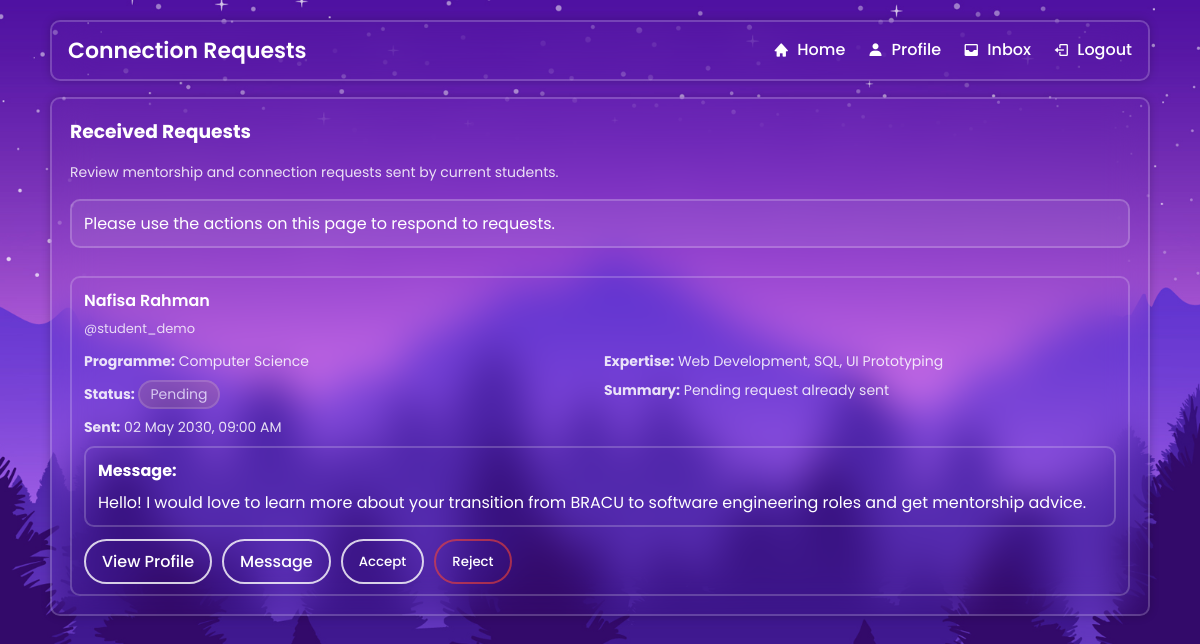
Screenshot of /connection_requests.php?error=invalid_request (signed in) with the database file from the repository.
### tables this page shows
CREATE TABLE IF NOT EXISTS connection_requests (
    request_id INT UNSIGNED NOT NULL AUTO_INCREMENT,
    student_id INT UNSIGNED NOT NULL,
    alumni_id INT UNSIGNED NOT NULL,
    message TEXT NULL,
    status ENUM('pending', 'accepted', 'rejected', 'cancelled') NOT NULL DEFAULT 'pending',
    created_at TIMESTAMP NOT NULL DEFAULT CURRENT_TIMESTAMP,
    updated_at TIMESTAMP NOT NULL DEFAULT CURRENT_TIMESTAMP ON UPDATE CURRENT_TIMESTAMP,
    PRIMARY KEY (request_id),
    KEY idx_connection_requests_student_status (student_id, status),
    KEY idx_connection_requests_alumni_status (alumni_id, status),
    KEY idx_connection_requests_lookup (student_id, alumni_id, status),
    KEY idx_connection_requests_created_at (created_at),
    CONSTRAINT fk_connection_requests_student
        FOREIGN KEY (student_id) REFERENCES users (user_id)
        ON DELETE CASCADE
        ON UPDATE CASCADE,
    CONSTRAINT fk_connection_requests_alumni
        FOREIGN KEY (alumni_id) REFERENCES users (user_id)
        ON DELETE CASCADE
        ON UPDATE CASCADE
);

CREATE TABLE IF NOT EXISTS users (
    user_id INT UNSIGNED NOT NULL AUTO_INCREMENT,
    first_name VARCHAR(100) NOT NULL,
    last_name VARCHAR(100) NOT NULL,
    username VARCHAR(100) NOT NULL,
    password VARCHAR(255) NOT NULL,
    role ENUM('student', 'alumni', 'admin') NOT NULL,
    PRIMARY KEY (user_id),
    UNIQUE KEY uq_users_username (username),
    KEY idx_users_role (role)
);

CREATE TABLE IF NOT EXISTS students (
    user_id INT UNSIGNED NOT NULL,
    programme VARCHAR(255) NOT NULL,
    expertise VARCHAR(255) NOT NULL,
    cv VARCHAR(255) NOT NULL,
    cgpa DECIMAL(4,2) NOT NULL DEFAULT 0.00,
    email VARCHAR(255) NOT NULL,
    github VARCHAR(255) NOT NULL,
    linkedin VARCHAR(255) NOT NULL,
    sex ENUM('male', 'female', 'other') NOT NULL DEFAULT 'other',
    city VARCHAR(100) NOT NULL,
    country VARCHAR(100) NOT NULL,
    zip_code VARCHAR(20) NOT NULL,
    PRIMARY KEY (user_id),
    KEY idx_students_programme (programme),
    CONSTRAINT fk_students_user
        FOREIGN KEY (user_id) REFERENCES users (user_id)
        ON DELETE CASCADE
        ON UPDATE CASCADE
);

### auth.php (called while the page is built, shortened)
<?php
function e($value)
{
    return htmlspecialchars((string) ($value ?? ''), ENT_QUOTES, 'UTF-8');
}
function display_value($value, $fallback = 'Not provided')
{
    $value = trim((string) ($value ?? ''));
    return $value;
}
function connection_request_status_label($status)
{
    $status = trim((string) $status);
    return ucfirst($status);
}
function connection_request_status_note($status)
{
    switch (trim((string) $status)) {
        case 'pending':
            return 'Pending request already sent';
    }
}
function current_user_id()
{
    return $_SESSION['user_id'] ?? null;
}
?>

### connection_requests.php (the view, shortened to what this page needs)
<?php
require_once('auth.php');
require_once('DBconnect.php');
$status_messages = [
    'accepted' => 'Connection request accepted.',
    'rejected' => 'Connection request rejected.',
];
$error_messages = [
    'invalid_request' => 'Please use the actions on this page to respond to requests.',
    'invalid_action' => 'Please choose a valid response action.',
    'invalid_request_id' => 'Please choose a valid request.',
    'request_not_found' => 'That request is no longer available.',
    'update_failed' => 'The request could not be updated. Please try again.',
];
$page_message = '';
if (isset($_GET['status'])) {
    $page_message = $status_messages[$_GET['status']] ?? '';
} elseif (isset($_GET['error'])) {
    $page_message = $error_messages[$_GET['error']] ?? 'An unexpected request management error occurred.';
}
$alumni_id = (int) current_user_id();
$requests = [];
$query_error = '';
$sql = "SELECT cr.request_id, cr.message, cr.status, cr.created_at, cr.updated_at,
               u.user_id AS student_user_id, u.first_name, u.last_name, u.username,
               s.programme, s.expertise
        FROM connection_requests cr
        JOIN users u ON cr.student_id = u.user_id
        LEFT JOIN students s ON s.user_id = u.user_id
        WHERE cr.alumni_id = ?
        ORDER BY FIELD(cr.status, 'pending', 'accepted', 'rejected', 'cancelled'), cr.updated_at DESC, cr.created_at DESC";
$stmt = $conn->prepare($sql);
if (!$stmt) {
    $query_error = 'We could not load your connection requests right now.';
} else {
    $stmt->bind_param("i", $alumni_id);
    $stmt->execute();
    $result = $stmt->get_result();
    if ($result) {
        while ($row = mysqli_fetch_assoc($result)) {
            $requests[] = $row;
        }
    }
}
?>
<!DOCTYPE html>
<html lang="en">
<head>
  <link rel="stylesheet" href="style.css" />
  <link rel="stylesheet" href="student_search_style.css" />
  <link href="https://unpkg.com/boxicons@2.1.4/css/boxicons.min.css" rel="stylesheet" />
</head>
<body>
<div class="page">
    <header class="glass hdr">
        <div class="title">Connection Requests</div>
        <nav class="links">
            <a href="alumni_home.php"><i class='bx bxs-home'></i><span>Home</span></a>
            <a href="alumni_profile.php"><i class='bx bxs-user'></i><span>Profile</span></a>
            <a href="inbox.php"><i class='bx bxs-inbox'></i><span>Inbox</span></a>
            <a href="logout.php"><i class='bx bx-log-out'></i><span>Logout</span></a>
        </nav>
    </header>
    <section class="dash">
        <section class="glass card search-card">
            <h3>Received Requests</h3>
            <p class="search-note">Review mentorship and connection requests sent by current students.</p>
            <?php if ($page_message): ?>
                <p class="status-banner"><?php echo e($page_message); ?></p>
            <?php endif; ?>
            <?php if ($query_error): ?>
                <div class="no-results">
                    <p><?php echo e($query_error); ?></p>
                </div>
            <?php elseif (!empty($requests)): ?>
                <div class="search-results">
                    <?php foreach ($requests as $request): ?>
                        <div class="search-result-item">
                            <h4><?php echo e($request['first_name'] . ' ' . $request['last_name']); ?></h4>
                            <p class="result-handle">@<?php echo e($request['username']); ?></p>
                            <span><strong>Programme:</strong> <?php echo e(display_value($request['programme'])); ?></span>
                            <span><strong>Expertise:</strong> <?php echo e(display_value($request['expertise'])); ?></span>
                            <span><strong>Status:</strong> <span class="request-status request-status-<?php echo e($request['status']); ?>"><?php echo e(connection_request_status_label($request['status'])); ?></span></span>
                            <span><strong>Summary:</strong> <?php echo e(connection_request_status_note($request['status'])); ?></span>
                            <span><strong>Sent:</strong> <?php echo e(date('d M Y, h:i A', strtotime($request['created_at']))); ?></span>
                            <div class="request-message-box">
                                <strong>Message:</strong>
                                <p class="request-message"><?php echo e(display_value($request['message'], 'No message included.')); ?></p>
                            </div>
                            <div class="result-actions">
                                <a href="view_student_profile.php?user_id=<?php echo e($request['student_user_id']); ?>" class="btn">View Profile</a>
                                <a href="inbox.php?to=<?php echo e($request['student_user_id']); ?>" class="btn">Message</a>
                                <?php if ($request['status'] === 'pending'): ?>
                                    <form method="POST" action="update_connection_request.php" class="inline-action-form">
                                        <button type="submit" class="btn">Accept</button>
                                    </form>
                                    <form method="POST" action="update_connection_request.php" class="inline-action-form">
                                        <button type="submit" class="btn btn-secondary">Reject</button>
                                    </form>
                                <?php endif; ?>
                            </div>
                        </div>
                    <?php endforeach; ?>
                </div>
            <?php endif; ?>
        </section>
    </section>
</div>
</body>
</html>

### style.css (style rules this page uses)
* { margin: 0; padding: 0; box-sizing: border-box; font-family: "Poppins", sans-serif; }
body { display: flex; justify-content: center; align-items: center; min-height: 100vh; background: url('img.jpg') no-repeat; background-size: cover; background-position: center; }

### student_search_style.css (style rules this page uses)
body { display: block !important; justify-content: initial !important; align-items: initial !important; min-height: 100vh; }
.glass { background: transparent; border: 2px solid rgba(255, 255, 255, .2); backdrop-filter: blur(20px); box-shadow: 0 0 10px rgba(0, 0, 0, .2); color: #fff; border-radius: 10px; }
.page { width: min(1100px, 92%); margin: 20px auto; }
.hdr { display: flex; justify-content: space-between; align-items: center; padding: 12px 16px; }
.hdr .title { font-size: 22px; font-weight: 600; }
.hdr .links a { color: #fff; text-decoration: none; margin-left: 18px; display: inline-flex; align-items: center; gap: 8px; font-weight: 500; }
.dash { margin-top: 16px; display: grid; grid-template-columns: 1.6fr 1fr; grid-template-rows: auto 1fr; gap: 20px; min-height: calc(100vh - 140px); }
.card { padding: 18px; }
.search-card { grid-column: 1 / span 2; display: flex; flex-direction: column; gap: 16px; }
.search-note { margin: 0; font-size: 14px; opacity: .85; }
.status-banner { margin: 0; padding: 10px 12px; border: 2px solid rgba(255, 255, 255, .2); border-radius: 10px; background: rgba(255, 255, 255, 0.08); }
.search-results { display: grid; gap: 12px; margin-top: 12px; }
.search-result-item { border: 2px solid rgba(255, 255, 255, .2); border-radius: 10px; padding: 10px 12px; display: grid; grid-template-columns: 1fr 1fr; gap: 8px; }
.search-result-item h4 { margin: 0; font-size: 16px; font-weight: 600; grid-column: 1 / -1; }
.result-handle { margin: -2px 0 4px; font-size: 13px; opacity: .8; grid-column: 1 / -1; }
.search-result-item span { font-size: 14px; opacity: .85; }
.result-actions { grid-column: 1 / -1; display: flex; gap: 10px; flex-wrap: wrap; margin-top: 4px; }
.result-actions .btn { padding: 8px 16px; background: transparent; border: 2px solid rgba(255,255,255,0.8); border-radius: 40px; color: #fff; font-weight: 500; cursor: pointer; transition: all 0.3s ease; text-decoration: none; }
.result-actions .btn-secondary { border-color: rgba(244, 67, 54, 0.6); }
.inline-action-form { display: inline-flex; margin: 0; }
.request-status { display: inline-flex; align-items: center; padding: 2px 10px; border-radius: 999px; border: 2px solid rgba(255, 255, 255, .2); font-size: 12px; text-transform: capitalize; }
.request-status-pending { background: rgba(255, 193, 7, 0.16); }
.request-message-box { grid-column: 1 / -1; border: 2px solid rgba(255, 255, 255, .2); border-radius: 10px; padding: 10px 12px; }
.request-message { margin: 8px 0 0; line-height: 1.5; }

### rows the page displays
connection_requests: student.last_name "Nafisa Rahman", student.username "student_demo", students.programme "Computer Science", students.expertise "Web Development, SQL, UI Prototyping", status "Pending", status "Pending request already sent", created_at "02 May 2030, 09:00 AM", message "Hello! I would love to learn more about your transition from BRACU to software engineering roles and get mentorship advice."

### other values shown
$page_message "Please use the actions on this page to respond to requests."
